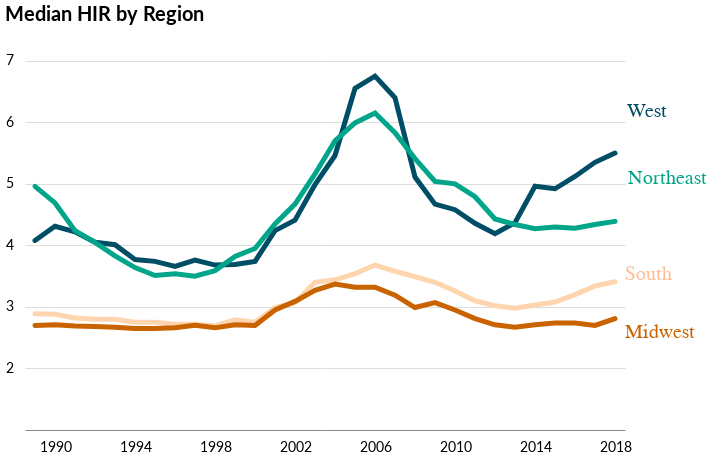

Notebook code for this chart:
### Code cell
reg_chart = alt.Chart(reg_hirs_df, title='Median HIR by Region').mark_line(size=5, strokeCap='round').encode(
    x=alt.X('Year:O', axis=alt.Axis(values=list(range(1990,2019,4)))), 
    y=alt.Y('HIR', axis=alt.Axis(values=list(range(2,8)), format='a'), scale=alt.Scale(domain=[1,7.5])),
    color=alt.Color('Region', legend=None, scale=alt.Scale(domain=['West', 'Northeast', 'South', 'Midwest'], range=['#004d66', '#00a58a', '#ffd5b0', '#c86300'])))

west = alt.Chart(region_text_df.query('Numbers == 0')
                   ).mark_text(dx=25, dy=-381, fontSize=20, fontWeight='normal', color='#004d66'
                              ).encode(x=alt.X("Year", axis=None), y=alt.Y("Numbers"), text=alt.Text("Text"))
northeast = alt.Chart(region_text_df.query('Numbers == 1')
                   ).mark_text(dx=45, dy=-252, fontSize=20, fontWeight='normal', color='#00a58a'
                              ).encode(x=alt.X("Year", axis=None), y=alt.Y("Numbers"), text=alt.Text("Text"))
south = alt.Chart(region_text_df.query('Numbers == 2')
                   ).mark_text(dx=26, dy=-94, fontSize=20, fontWeight='normal', color='#ffbe94'
                              ).encode(x=alt.X("Year", axis=None), y=alt.Y("Numbers"), text=alt.Text("Text"))
midwest = alt.Chart(region_text_df.query('Numbers == 3')
                   ).mark_text(dx=37, dy=25, fontSize=20, fontWeight='normal', color='#c86300'
                              ).encode(x=alt.X("Year", axis=None), y=alt.Y("Numbers"), text=alt.Text("Text"))

region_chart = reg_chart + west + northeast + south + midwest
region_chart

### Figure 1 — Vega-Lite specification as saved in the notebook (floating-point values rounded to 4 significant figures)
{"width": 600, "height": 400, "background": "white", "config": {"title": {"fontSize": 20, "anchor": "start", "font": "Lato", "offset": 5}, "axisX": {"grid": false, "labelFont": "Lato", "labelFontSize": 14, "labelAngle": 0, "labelPadding": 10, "ticks": false, "tickSize": 5, "title": null, "titleFont": "Lato", "titleFontSize": 14, "titleFontWeight": "light", "titleY": 30, "titleX": 280}, "axisY": {"grid": true, "gridOpacity": 1, "labelFont": "Lato", "labelFontSize": 14, "labelLimit": 100, "labelAlign": "left", "labelPadding": 20, "ticks": false, "title": null, "titleFont": "Lato", "titleFontWeight": "normal", "titleFontSize": 14, "titleAlign": "left", "titleAngle": 0, "titleY": -20, "titleX": -20, "domainWidth": 0}, "view": {"strokeOpacity": 0}}, "layer": [{"data": {"name": "data-1860a7dd175dae6657e6ef11f6b1f1ff"}, "mark": {"type": "line", "size": 5, "strokeCap": "round"}, "encoding": {"color": {"type": "nominal", "field": "Region", "legend": null, "scale": {"domain": ["West", "Northeast", "South", "Midwest"], "range": ["#004d66", "#00a58a", "#ffd5b0", "#c86300"]}}, "x": {"type": "ordinal", "axis": {"values": [1990, 1994, 1998, 2002, 2006, 2010, 2014, 2018]}, "field": "Year"}, "y": {"type": "quantitative", "axis": {"format": "a", "values": [2, 3, 4, 5, 6, 7]}, "field": "HIR", "scale": {"domain": [1, 7.5]}}}, "title": "Median HIR by Region"}, {"data": {"name": "data-8a7dc631962baabbcab7514ff60c9e7c"}, "mark": {"type": "text", "color": "#004d66", "dx": 25, "dy": -381, "fontSize": 20, "fontWeight": "normal"}, "encoding": {"text": {"type": "nominal", "field": "Text"}, "x": {"type": "quantitative", "axis": null, "field": "Year"}, "y": {"type": "quantitative", "field": "Numbers"}}}, {"data": {"name": "data-7aaa97d570e9aa23a71746083f3f22b4"}, "mark": {"type": "text", "color": "#00a58a", "dx": 45, "dy": -252, "fontSize": 20, "fontWeight": "normal"}, "encoding": {"text": {"type": "nominal", "field": "Text"}, "x": {"type": "quantitative", "axis": null, "field": "Year"}, "y": {"type": "quantitative", "field": "Numbers"}}}, {"data": {"name": "data-5ce3dbf5b01e460dfdb5755056a4b599"}, "mark": {"type": "text", "color": "#ffbe94", "dx": 26, "dy": -94, "fontSize": 20, "fontWeight": "normal"}, "encoding": {"text": {"type": "nominal", "field": "Text"}, "x": {"type": "quantitative", "axis": null, "field": "Year"}, "y": {"type": "quantitative", "field": "Numbers"}}}, {"data": {"name": "data-58f00851d12c199fef21a1395c4d805e"}, "mark": {"type": "text", "color": "#c86300", "dx": 37, "dy": 25, "fontSize": 20, "fontWeight": "normal"}, "encoding": {"text": {"type": "nominal", "field": "Text"}, "x": {"type": "quantitative", "axis": null, "field": "Year"}, "y": {"type": "quantitative", "field": "Numbers"}}}], "$schema": "https://vega.github.io/schema/vega-lite/v4.0.0.json", "datasets": {"data-1860a7dd175dae6657e6ef11f6b1f1ff": [{"Year": 1989, "Region": "South", "HIR": 2.89}, {"Year": 1990, "Region": "South", "HIR": 2.88}, {"Year": 1991, "Region": "South", "HIR": 2.82}, {"Year": 1992, "Region": "South", "HIR": 2.8}, {"Year": 1993, "Region": "South", "HIR": 2.8}, {"Year": 1994, "Region": "South", "HIR": 2.75}, {"Year": 1995, "Region": "South", "HIR": 2.75}, {"Year": 1996, "Region": "South", "HIR": 2.72}, {"Year": 1997, "Region": "South", "HIR": 2.72}, {"Year": 1998, "Region": "South", "HIR": 2.69}, {"Year": 1999, "Region": "South", "HIR": 2.79}, {"Year": 2000, "Region": "South", "HIR": 2.75}, {"Year": 2001, "Region": "South", "HIR": 2.99}, {"Year": 2002, "Region": "South", "HIR": 3.07}, {"Year": 2003, "Region": "South", "HIR": 3.4}, {"Year": 2004, "Region": "South", "HIR": 3.44}, {"Year": 2005, "Region": "South", "HIR": 3.54}, {"Year": 2006, "Region": "South", "HIR": 3.68}, {"Year": 2007, "Region": "South", "HIR": 3.58}, {"Year": 2008, "Region": "South", "HIR": 3.49}, {"Year": 2009, "Region": "South", "HIR": 3.4}, {"Year": 2010, "Region": "South", "HIR": 3.26}, {"Year": 2011, "Region": "South", "HIR": 3.1}, {"Year": 2012, "Region": "South", "HIR": 3.02}, {"Year": 2013, "Region": "South", "HIR": 2.98}, {"Year": 2014, "Region": "South", "HIR": 3.03}, {"Year": 2015, "Region": "South", "HIR": 3.08}, {"Year": 2016, "Region": "South", "HIR": 3.2}, {"Year": 2017, "Region": "South", "HIR": 3.34}, {"Year": 2018, "Region": "South", "HIR": 3.41}, {"Year": 1989, "Region": "West", "HIR": 4.08}, {"Year": 1990, "Region": "West", "HIR": 4.31}, {"Year": 1991, "Region": "West", "HIR": 4.22}, {"Year": 1992, "Region": "West", "HIR": 4.05}, {"Year": 1993, "Region": "West", "HIR": 4.01}, {"Year": 1994, "Region": "West", "HIR": 3.77}, {"Year": 1995, "Region": "West", "HIR": 3.74}, {"Year": 1996, "Region": "West", "HIR": 3.66}, {"Year": 1997, "Region": "West", "HIR": 3.76}, {"Year": 1998, "Region": "West", "HIR": 3.68}, {"Year": 1999, "Region": "West", "HIR": 3.69}, {"Year": 2000, "Region": "West", "HIR": 3.74}, {"Year": 2001, "Region": "West", "HIR": 4.24}, {"Year": 2002, "Region": "West", "HIR": 4.41}, {"Year": 2003, "Region": "West", "HIR": 4.99}, {"Year": 2004, "Region": "West", "HIR": 5.46}, {"Year": 2005, "Region": "West", "HIR": 6.55}, {"Year": 2006, "Region": "West", "HIR": 6.75}, {"Year": 2007, "Region": "West", "HIR": 6.4}, {"Year": 2008, "Region": "West", "HIR": 5.11}, {"Year": 2009, "Region": "West", "HIR": 4.67}, {"Year": 2010, "Region": "West", "HIR": 4.58}, {"Year": 2011, "Region": "West", "HIR": 4.36}, {"Year": 2012, "Region": "West", "HIR": 4.19}, {"Year": 2013, "Region": "West", "HIR": 4.37}, {"Year": 2014, "Region": "West", "HIR": 4.96}, {"Year": 2015, "Region": "West", "HIR": 4.92}, {"Year": 2016, "Region": "West", "HIR": 5.12}, {"Year": 2017, "Region": "West", "HIR": 5.35}, {"Year": 2018, "Region": "West", "HIR": 5.5}, {"Year": 1989, "Region": "Northeast", "HIR": 4.96}, {"Year": 1990, "Region": "Northeast", "HIR": 4.69}, {"Year": 1991, "Region": "Northeast", "HIR": 4.24}, {"Year": 1992, "Region": "Northeast", "HIR": 4.05}, {"Year": 1993, "Region": "Northeast", "HIR": 3.83}, {"Year": 1994, "Region": "Northeast", "HIR": 3.64}, {"Year": 1995, "Region": "Northeast", "HIR": 3.51}, {"Year": 1996, "Region": "Northeast", "HIR": 3.54}, {"Year": 1997, "Region": "Northeast", "HIR": 3.5}, {"Year": 1998, "Region": "Northeast", "HIR": 3.59}, {"Year": 1999, "Region": "Northeast", "HIR": 3.82}, {"Year": 2000, "Region": "Northeast", "HIR": 3.95}, {"Year": 2001, "Region": "Northeast", "HIR": 4.35}, {"Year": 2002, "Region": "Northeast", "HIR": 4.67}, {"Year": 2003, "Region": "Northeast", "HIR": 5.16}, {"Year": 2004, "Region": "Northeast", "HIR": 5.7}, {"Year": 2005, "Region": "Northeast", "HIR": 5.99}, {"Year": 2006, "Region": "Northeast", "HIR": 6.15}, {"Year": 2007, "Region": "Northeast", "HIR": 5.83}, {"Year": 2008, "Region": "Northeast", "HIR": 5.41}, {"Year": 2009, "Region": "Northeast", "HIR": 5.04}, {"Year": 2010, "Region": "Northeast", "HIR": 5.0}, {"Year": 2011, "Region": "Northeast", "HIR": 4.79}, {"Year": 2012, "Region": "Northeast", "HIR": 4.43}, {"Year": 2013, "Region": "Northeast", "HIR": 4.34}, {"Year": 2014, "Region": "Northeast", "HIR": 4.27}, {"Year": 2015, "Region": "Northeast", "HIR": 4.3}, {"Year": 2016, "Region": "Northeast", "HIR": 4.28}, {"Year": 2017, "Region": "Northeast", "HIR": 4.34}, {"Year": 2018, "Region": "Northeast", "HIR": 4.39}, {"Year": 1989, "Region": "Midwest", "HIR": 2.7}, {"Year": 1990, "Region": "Midwest", "HIR": 2.71}, {"Year": 1991, "Region": "Midwest", "HIR": 2.69}, {"Year": 1992, "Region": "Midwest", "HIR": 2.68}, {"Year": 1993, "Region": "Midwest", "HIR": 2.67}, {"Year": 1994, "Region": "Midwest", "HIR": 2.65}, {"Year": 1995, "Region": "Midwest", "HIR": 2.65}, {"Year": 1996, "Region": "Midwest", "HIR": 2.66}, {"Year": 1997, "Region": "Midwest", "HIR": 2.7}, {"Year": 1998, "Region": "Midwest", "HIR": 2.66}, {"Year": 1999, "Region": "Midwest", "HIR": 2.71}, {"Year": 2000, "Region": "Midwest", "HIR": 2.7}, {"Year": 2001, "Region": "Midwest", "HIR": 2.95}, {"Year": 2002, "Region": "Midwest", "HIR": 3.09}, {"Year": 2003, "Region": "Midwest", "HIR": 3.27}, {"Year": 2004, "Region": "Midwest", "HIR": 3.37}, {"Year": 2005, "Region": "Midwest", "HIR": 3.32}, {"Year": 2006, "Region": "Midwest", "HIR": 3.32}, {"Year": 2007, "Region": "Midwest", "HIR": 3.19}, {"Year": 2008, "Region": "Midwest", "HIR": 2.99}, {"Year": 2009, "Region": "Midwest", "HIR": 3.07}, {"Year": 2010, "Region": "Midwest", "HIR": 2.95}, {"Year": 2011, "Region": "Midwest", "HIR": 2.81}, {"Year": 2012, "Region": "Midwest", "HIR": 2.71}, {"Year": 2013, "Region": "Midwest", "HIR": 2.67}, {"Year": 2014, "Region": "Midwest", "HIR": 2.71}, {"Year": 2015, "Region": "Midwest", "HIR": 2.74}, {"Year": 2016, "Region": "Midwest", "HIR": 2.74}, {"Year": 2017, "Region": "Midwest", "HIR": 2.7}, {"Year": 2018, "Region": "Midwest", "HIR": 2.81}], "data-8a7dc631962baabbcab7514ff60c9e7c": [{"Year": 1989, "Numbers": 0, "Text": "West"}], "data-7aaa97d570e9aa23a71746083f3f22b4": [{"Year": 1990, "Numbers": 1, "Text": "Northeast"}], "data-5ce3dbf5b01e460dfdb5755056a4b599": [{"Year": 1991, "Numbers": 2, "Text": "South"}], "data-58f00851d12c199fef21a1395c4d805e": [{"Year": 1992, "Numbers": 3, "Text": "Midwest"}]}}
